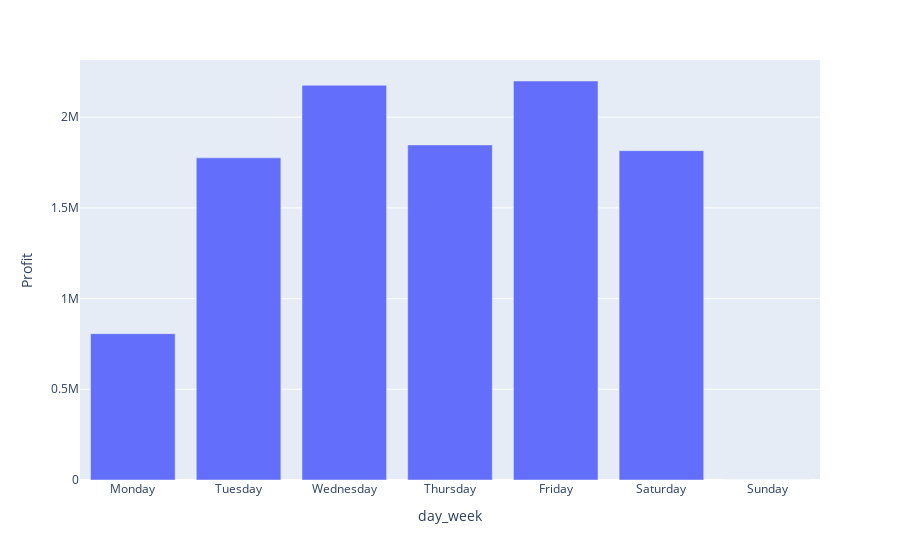

The code cell stored with this chart in its notebook:
### Markdown cell above
¿Qué días son los que presentan mayor beneficio? ¿Cuál es la distribución de beneficio por mes? ¿Hay valores atípicos?
Estas cuestiones nos ayudan a informar los argumentos que hay que poner en los transformadores.

### Code cell
# A continuación vamos a analizar los días que suponen mayor beneficio
df_baseline['day_week'] = df_baseline.index.day_name()

days_order = ["Monday", "Tuesday", "Wednesday", "Thursday", "Friday", "Saturday", "Sunday"]
df_baseline['day_week'] = pd.Categorical(df_baseline['day_week'], categories=days_order, ordered=True)

# Calculamos la suma de la columna 'Profit' para cada día de la semana
grouped_data = df_baseline.groupby('day_week')['Profit'].sum().sort_index()
# Creamos un gráfico de barras para observar los días con mayor beneficio
px.bar(x=grouped_data.index, y=grouped_data.values, labels={'x': 'day_week', 'y': 'Profit'})

### Figure 1 — Plotly figure (JSON) as saved in the notebook; plotly's stock layout.template omitted (floating-point values rounded to 4 significant figures)
{"data": [{"alignmentgroup": "True", "hovertemplate": "day_week=%{x}<br>Profit=%{y}<extra></extra>", "legendgroup": "", "marker": {"color": "#636efa", "pattern": {"shape": ""}}, "name": "", "offsetgroup": "", "orientation": "v", "showlegend": false, "textposition": "auto", "type": "bar", "x": ["Monday", "Tuesday", "Wednesday", "Thursday", "Friday", "Saturday", "Sunday"], "xaxis": "x", "y": [806800.0, 1776000.0, 2176000.0, 1847000.0, 2199000.0, 1815000.0, 0], "yaxis": "y"}], "layout": {"barmode": "relative", "legend": {"tracegroupgap": 0}, "margin": {"t": 60}, "xaxis": {"anchor": "y", "domain": [0, 1], "title": {"text": "day_week"}}, "yaxis": {"anchor": "x", "domain": [0, 1], "title": {"text": "Profit"}}}}
